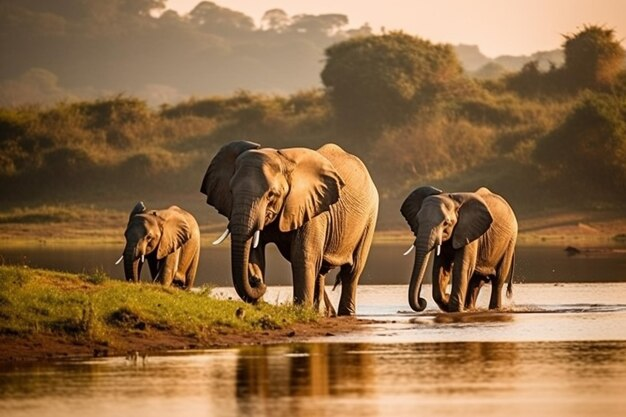
#> input picture assi1img.jpg, 626 x 417 px
$ jupyter execute Assignment4.ipynb
#> lines starting #> are read from the running program, lines starting #| are printed output that depends on the picture; after the words box and inside, x2 and y2 are one past the last pixel; in counts of white or black regions, pixels touching at a corner belong together
[cell 1]
import cv2
import matplotlib.pyplot as plt

img = cv2.imread("assi1img.jpg")
#> img is the input picture: shape (417, 626, 3); mean B, G, R 69.8, 107.3, 142.5
img_rgb = cv2.cvtColor(img, cv2.COLOR_BGR2RGB)

# Display Original Image
plt.figure(figsize=(6,6))
plt.imshow(img_rgb)
plt.title("Original Image")
plt.axis('off')
plt.show()

[cell 2]
# Convert to Grayscale
gray = cv2.cvtColor(img, cv2.COLOR_BGR2GRAY)
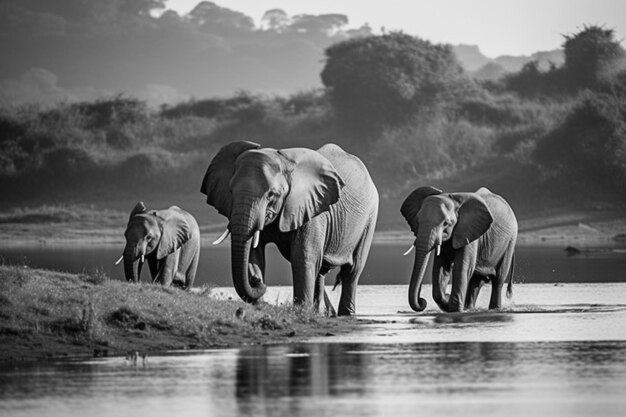
#> gray: shape (417, 626); min 0, max 245, mean 113.6

# Display Grayscale Image
plt.figure(figsize=(6,6))
plt.imshow(gray, cmap='gray')
plt.title("Grayscale Image")
plt.axis('off')
plt.show()

# Display Histogram
plt.figure(figsize=(6,4))
plt.hist(gray.ravel(), bins=256, range=[0,256], color='red')
plt.title("Histogram of Grayscale Image")
plt.xlabel("Pixel Intensity")
plt.ylabel("Frequency")
plt.show()
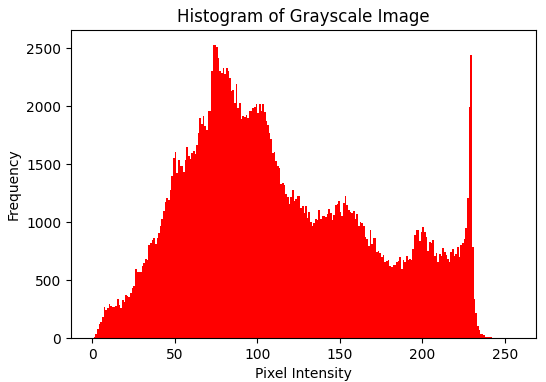
#> figure drawn by matplotlib, 1 panel; tallest bar 2531 high, from x = 74 to 75

[cell 3]
import numpy as np

def salt_pepper_noise(image, salt_prob=0.01, pepper_prob=0.01):
#> called with salt_prob = 0.02, pepper_prob = 0.02
    noisy = np.copy(image)
    # Salt noise
    num_salt = np.ceil(salt_prob * image.size)
#> num_salt = 5221
    coords = [np.random.randint(0, i - 1, int(num_salt)) for i in image.shape]
    noisy[coords[0], coords[1]] = 255

    # Pepper noise
    num_pepper = np.ceil(pepper_prob * image.size)
#> num_pepper = 5221
    coords = [np.random.randint(0, i - 1, int(num_pepper)) for i in image.shape]
    noisy[coords[0], coords[1]] = 0
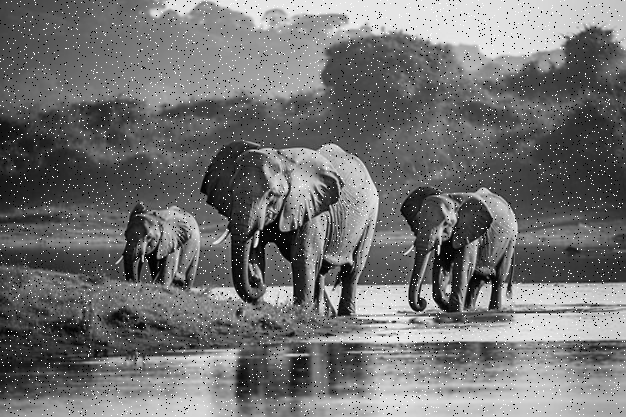
#> noisy: shape (417, 626); min 0, max 255, mean 114.1
    return noisy

# Apply Salt & Pepper Noise
sp_noisy = salt_pepper_noise(gray, 0.02, 0.02)

# Display Image
plt.figure(figsize=(6,6))
plt.imshow(sp_noisy, cmap='gray')
plt.title("Salt & Pepper Noise Image")
plt.axis('off')
plt.show()

# Display Histogram
plt.figure(figsize=(6,4))
plt.hist(sp_noisy.ravel(), bins=256, range=[0,256], color='red')
plt.title("Histogram of Salt & Pepper Noise Image")
plt.xlabel("Pixel Intensity")
plt.ylabel("Frequency")
plt.show()
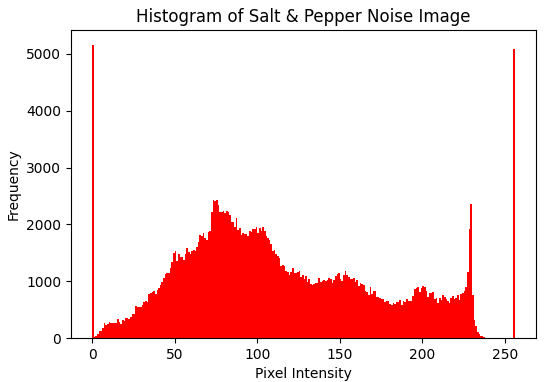
#> figure drawn by matplotlib, 1 panel; tallest bar 5164 high, from x = 0 to 1

[cell 4]
def gaussian_noise(image, mean=0, sigma=20):
#> called with mean = 0, sigma = 20
    gauss = np.random.normal(mean, sigma, image.shape).reshape(image.shape)
    noisy = image + gauss
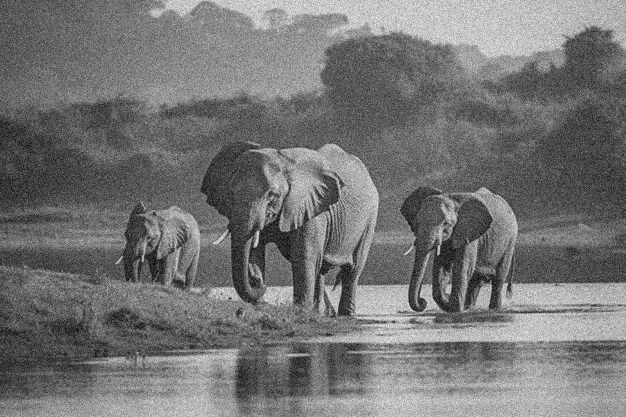
#> noisy: shape (417, 626) float64; min -50.98, max 306.9, mean 113.6; drawn with min black and max white
    noisy = np.clip(noisy, 0, 255)  # Clip to valid range
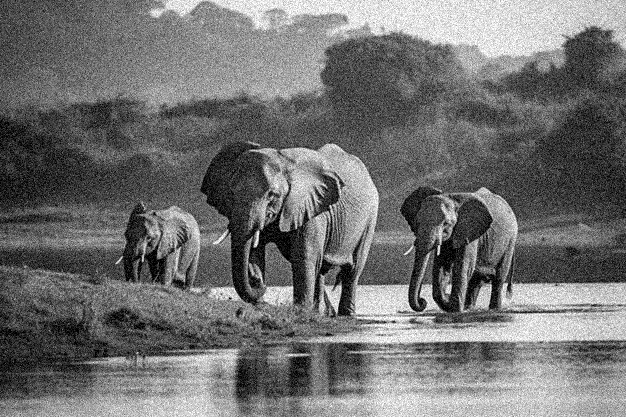
#> noisy: shape (417, 626) float64; min 0, max 255, mean 113.7
    return noisy.astype(np.uint8)

# Apply Gaussian Noise
gaussian_noisy = gaussian_noise(gray)

# Display Image
plt.figure(figsize=(6,6))
plt.imshow(gaussian_noisy, cmap='gray')
plt.title("Gaussian Noise Image")
plt.axis('off')
plt.show()

# Display Histogram
plt.figure(figsize=(6,4))
plt.hist(gaussian_noisy.ravel(), bins=256, range=[0,256], color='red')
plt.title("Histogram of Gaussian Noise Image")
plt.xlabel("Pixel Intensity")
plt.ylabel("Frequency")
plt.show()
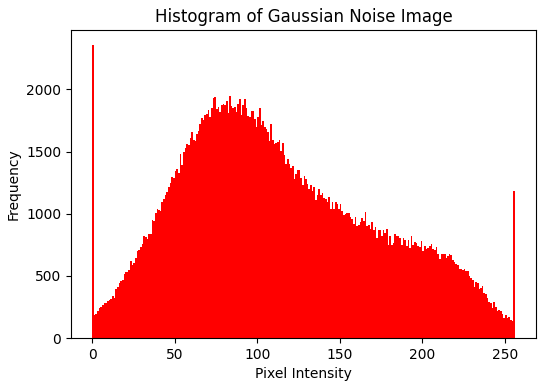
#> figure drawn by matplotlib, 1 panel; tallest bar 2360 high, from x = 0 to 1

[cell 5]
def impulse_noise(image, prob=0.02):
#> called with prob = 0.02
    noisy = np.copy(image)
    num_pixels = int(prob * image.size)
#> num_pixels = 5220
    coords = [np.random.randint(0, i - 1, num_pixels) for i in image.shape]
    noisy[coords[0], coords[1]] = np.random.randint(0, 256, num_pixels)
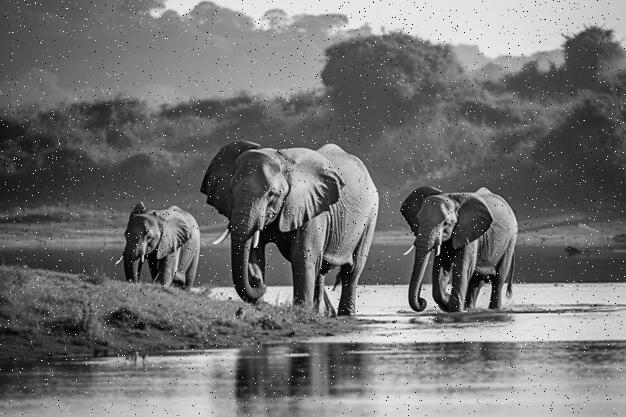
#> noisy: shape (417, 626); 1.97% of pixels changed, all inside (x1, y1, x2, y2) = (0, 0, 625, 416)
    return noisy

# Apply Impulse Noise
impulse_noisy = impulse_noise(gray, 0.02)

# Display Image
plt.figure(figsize=(6,6))
plt.imshow(impulse_noisy, cmap='gray')
plt.title("Impulse Noise Image")
plt.axis('off')
plt.show()

# Display Histogram
plt.figure(figsize=(6,4))
plt.hist(impulse_noisy.ravel(), bins=256, range=[0,256], color='red')
plt.title("Histogram of Impulse Noise Image")
plt.xlabel("Pixel Intensity")
plt.ylabel("Frequency")
plt.show()
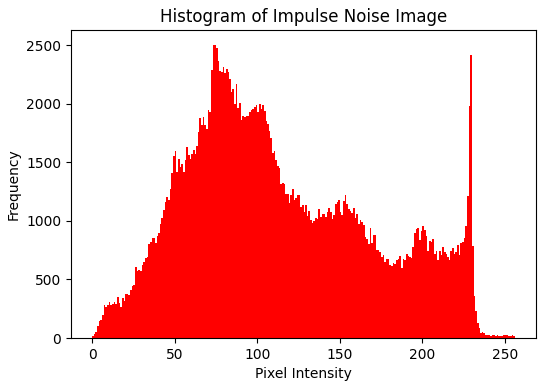
#> figure drawn by matplotlib, 1 panel; tallest bar 2505 high, from x = 73 to 74

$ run again, with assi2img.jpg copied over assi1img.jpg
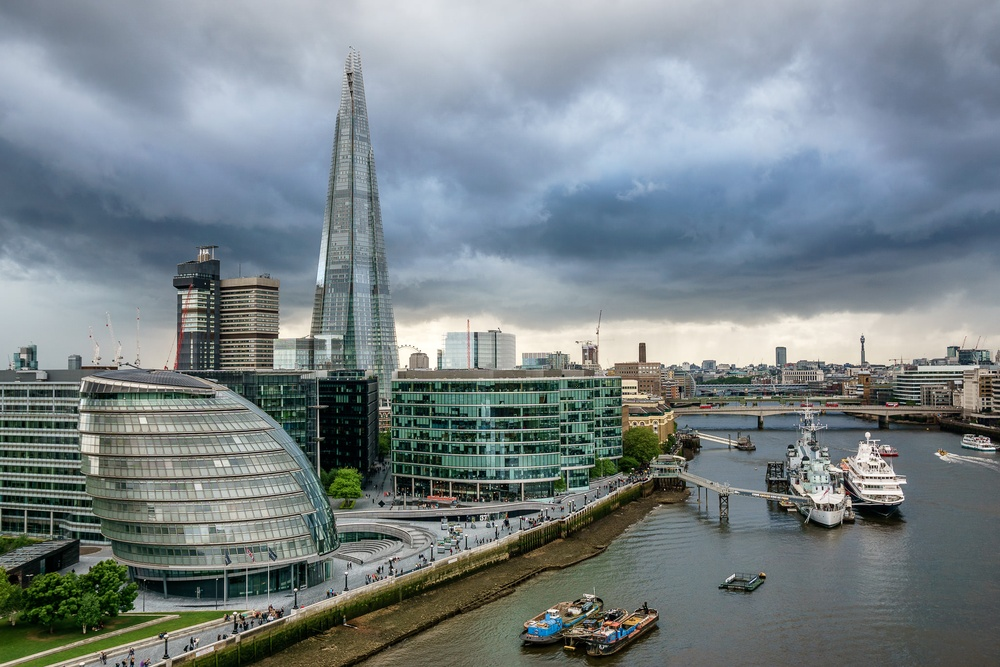
#> input picture assi2img.jpg, 1000 x 667 px, shrunk from 2048 x 1365 before the run
#> img is the input picture: shape (667, 1000, 3); mean B, G, R 135, 131.1, 120.4
#> in impulse_noise, `noisy[coords[0], coords[1]] = np.random.randint(0, 256, num_pixels)`:
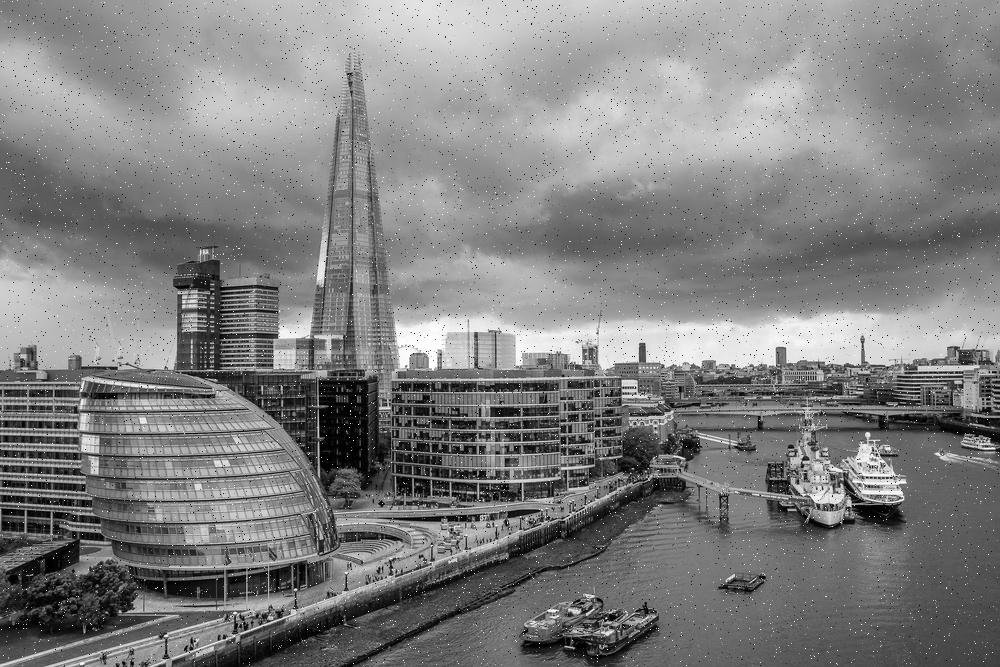
#> noisy: shape (667, 1000); min 0, max 255, mean 128.3
#> `plt.show()`:
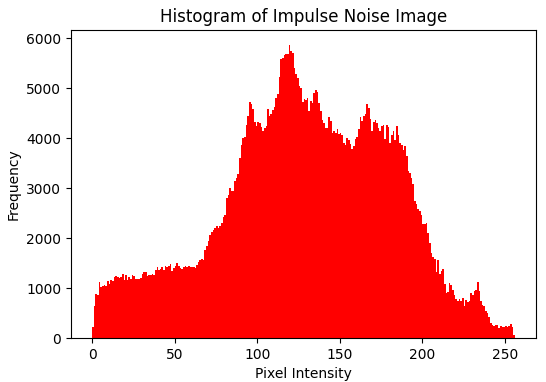
#> figure drawn by matplotlib, 1 panel; tallest bar 5872 high, from x = 119 to 120
